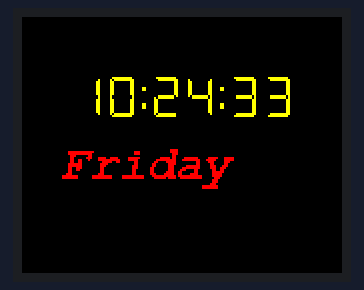
The sketch below on a simulated ESP8266 (NodeMCU). Shown: 160×128 colour display. WiFi joins after 1.5 s; servers stay silent unless stated; network time is answered at once with the bench clock; the local clock reads 2024-03-15 10:24:30 at power-on unless the sketch sets it.

Above: at 3.3 s.
At 7.4 s:
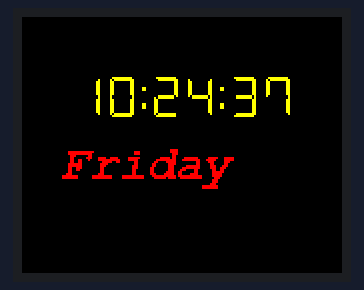
At 11.5 s:
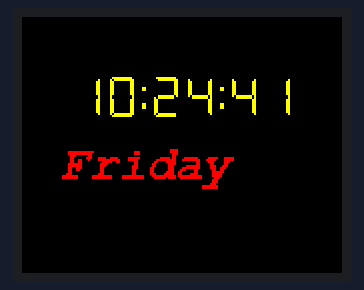
At 20.7 s:
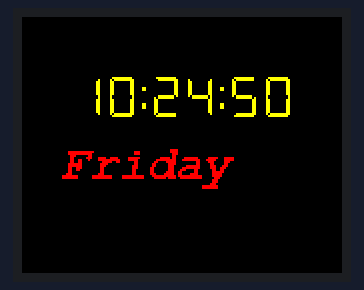
At 29.9 s:
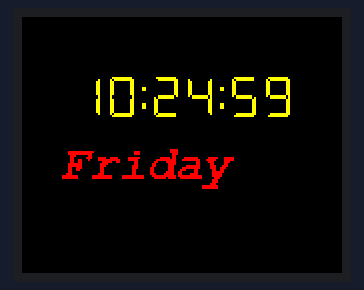
At 38.1 s:
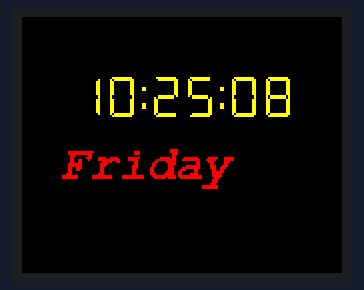

Measured:
- what the display in image 0 shows lasts 1.0 s, from 3.2 s to 4.2 s

The sketch:

TFT_NTP_CLK_7seg.ino
```cpp
#include <Adafruit_GFX.h>      // include Adafruit graphics library
#include <Adafruit_ST7735.h>   // include Adafruit ST7735 TFT library
#include <NTPClient.h>
#include <ESP8266WiFi.h>
#include <WiFiUdp.h>
#include <Fonts/DSEG7_Classic_Bold_20.h>
#include <Fonts/FreeMonoBoldOblique12pt7b.h>
// ST7735 TFT module connections
#define TFT_RST   D4     // TFT RST pin is connected to NodeMCU pin D4 (GPIO2)
#define TFT_CS    D3     // TFT CS  pin is connected to NodeMCU pin D4 (GPIO0)
#define TFT_DC    D2     // TFT DC  pin is connected to NodeMCU pin D4 (GPIO4)
// initialize ST7735 TFT library with hardware SPI module
// SCK (CLK) ---> NodeMCU pin D5 (GPIO14)
// MOSI(DIN) ---> NodeMCU pin D7 (GPIO13)
Adafruit_ST7735 tft = Adafruit_ST7735(TFT_CS, TFT_DC, TFT_RST);

float p = 3.1415926;
char daysOfTheWeek[7][12] = {"Sunday", "Monday", "Tuesday", "Wednesday", "Thursday", "Friday", "Saturday"};

const char *ssid     = "*********";
const char *password = "*********";

WiFiUDP ntpUDP;
//NTPClient timeClient(ntpUDP, "europe.pool.ntp.org", 19800, 60000);
NTPClient timeClient(ntpUDP);

String formattedDate;
String dayStamp;
String timeStamp;

void setup(void) {
  WiFi.begin(ssid, password);

  while ( WiFi.status() != WL_CONNECTED ) {
    delay ( 500 );
  }

  timeClient.begin();
  timeClient.setTimeOffset(19800);

  tft.initR(INITR_BLACKTAB);   // initialize a ST7735S chip, black tab
 tft.setRotation(1);
  uint16_t time = millis();
  tft.fillScreen(ST7735_BLACK);
  time = millis() - time;

  delay(500);

  // large block of text
  tft.fillScreen(ST7735_BLACK);
//  testdrawtext("Lorem ipsum dolor sit amet, consectetur adipiscing elit. Curabitur adipiscing ante sed nibh tincidunt feugiat. Maecenas enim massa, fringilla sed malesuada et, malesuada sit amet turpis. Sed porttitor neque ut ante pretium vitae malesuada nunc bibendum. Nullam aliquet ultrices massa eu hendrerit. Ut sed nisi lorem. In vestibulum purus a tortor imperdiet posuere. ", ST7735_WHITE);
  delay(1000);

}


void loop() {
  timeClient.update();
  tft.setTextColor(ST7735_YELLOW);
  tft.setFont(&DSEG7_Classic_Bold_20);
  tft.setCursor(25,50);
 // tft.setTextSize(3);
  tft.println(timeClient.getFormattedTime());
  tft.setFont(&FreeMonoBoldOblique12pt7b);
  tft.setTextColor(ST7735_RED);
  tft.setCursor(20, 80);
  tft.println(daysOfTheWeek[timeClient.getDay()]);

 // tft.setTextSize(2);

  delay(1000);
  tft.fillScreen(ST7735_BLACK);
}
```

Source omitted: ssic_Bold_20.h (data table, 16173 bytes)
